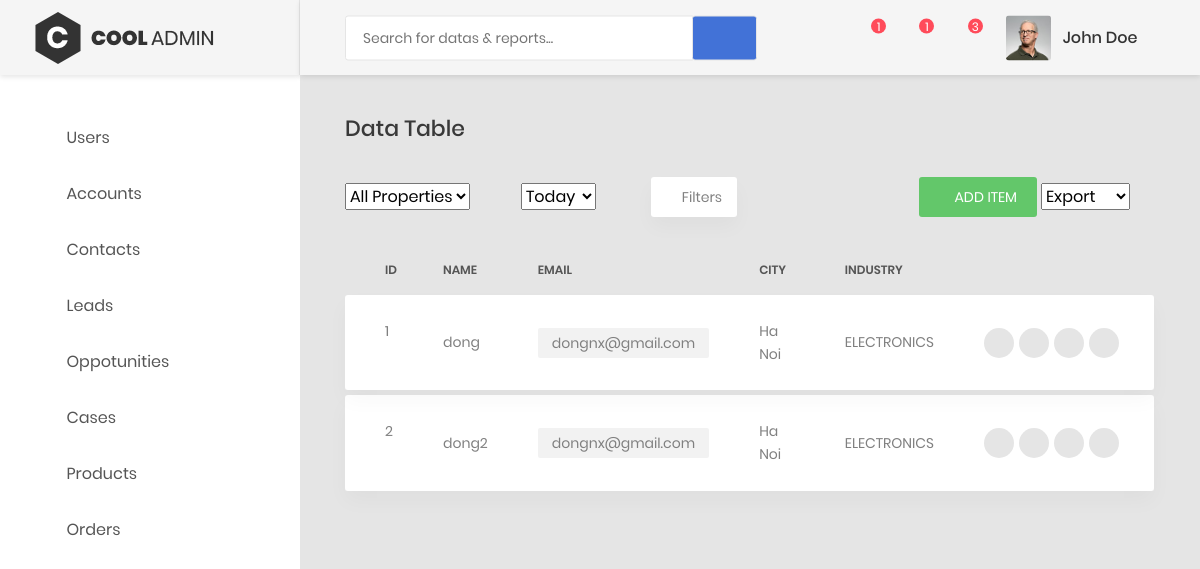
The page /accounts/list/ on the database as committed earlier.
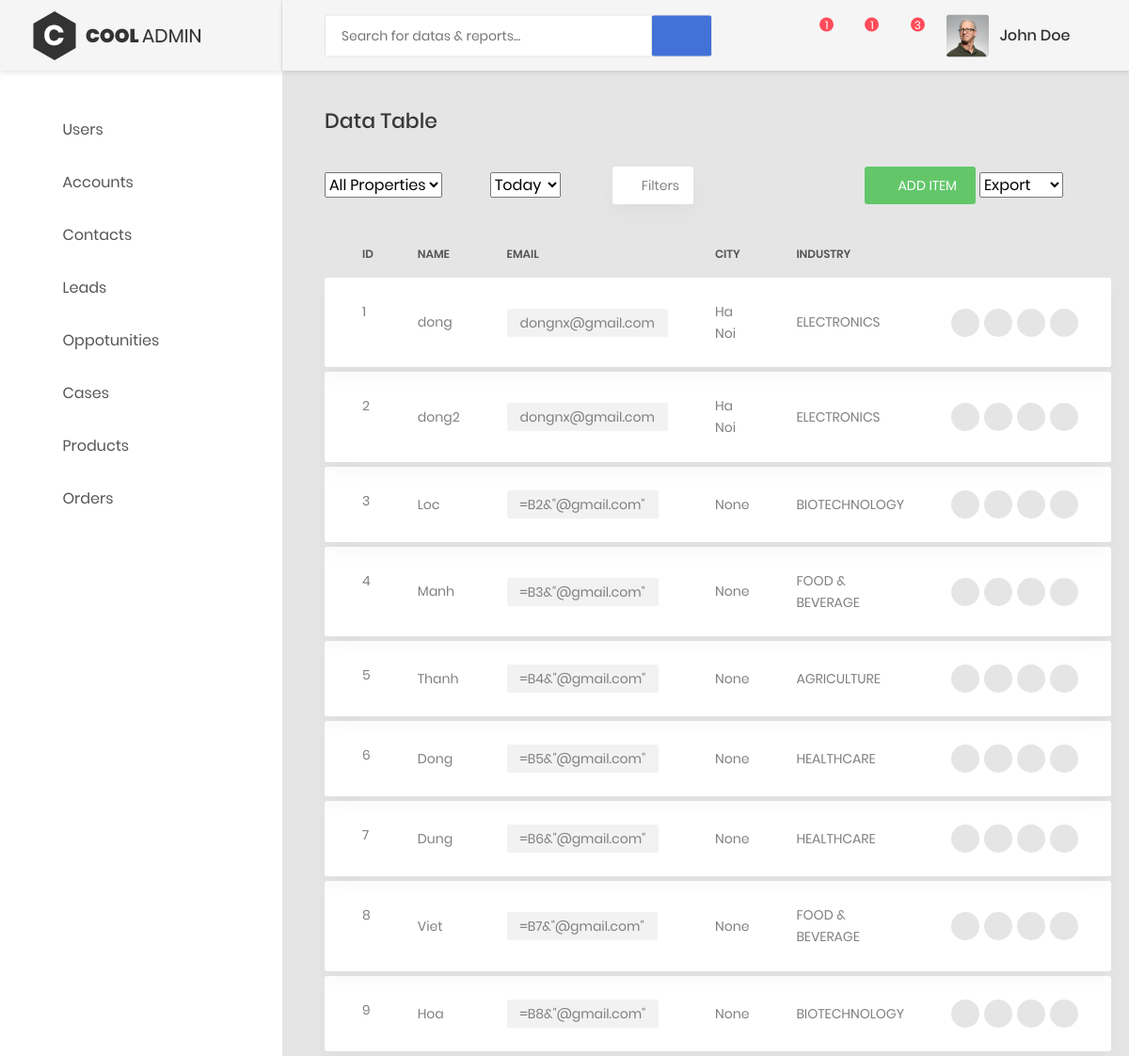
The same page on the database as committed later.
### accounts/models.py (models this page shows, shortened)
class Account(models.Model):
    name = models.CharField(pgettext_lazy("Name of Account", "Name"), max_length=64)
    email = models.EmailField()
    phone = PhoneNumberField(null=True)
    industry = models.CharField(_("Industry Type"), max_length=255, choices=INDCHOICES, blank=True, null= True)
    billing_address = models.ForeignKey(Address, related_name='account_billing_address', blank=True, null=True, on_delete=models.CASCADE)
    shipping_address = models.ForeignKey(Address, related_name='acount_shipping_address', on_delete=models.CASCADE, blank=True, null=True)
    website = models.URLField(_("Website"), blank=True, null = True)
    description = models.TextField(blank=True, null=True)
    assigned_to = models.ManyToManyField(User, related_name='account_assigned_to')
    teams = models.ManyToManyField(Team)
    created_by = models.ForeignKey(User, related_name='account_created_by', blank=True, null=True, on_delete=models.CASCADE)
    created_on = models.DateTimeField(_("Created on"), auto_now_add=True)
    is_active = models.BooleanField(default=False)
    class Meta:
        ordering = ['-created_on']

### common/models.py (models this page shows, shortened)
class Address(models.Model):
    address_line = models.CharField(_("Address"), max_length=255, blank=True, null=True)
    street = models.CharField(_("Street"), max_length=55, blank=True, null=True)
    city = models.CharField(_("City"), max_length=255, blank=True, null=True)
    state = models.CharField(_("State"), max_length=255, blank=True, null=True)
    postcode = models.CharField(_("Post/Zip-code"), max_length=64, blank=True, null=True)
    country = models.CharField(max_length=3, choices=COUNTRIES, blank=True, null=True)

### accounts/views.py (the view, shortened to what this page needs)
# urls.py: path('list/', AccountsListView.as_view(), name='list'),
class AccountsListView(TemplateView):
    model = Account
    context_object_name = "accounts_list"
    template_name = "accounts/list_accounts.html"
    def get_queryset(self):
        queryset = self.model.objects.all().select_related("billing_address").order_by('id')
        request_post = self.request.POST
        return queryset
    def get_context_data(self, **kwargs):
        context = super(AccountsListView, self).get_context_data(**kwargs)
        context["accounts_list"] = self.get_queryset()
        context["industries"] = INDCHOICES
        context["per_page"] = self.request.POST.get('per_page')
        return context
    def get(self, request, *args, **kwargs):
        context = self.get_context_data(**kwargs)
        return self.render_to_response(context)

### accounts/templates/accounts/list_accounts.html (shortened to what this page needs)
{% extends "base.html" %}
{% load static %}
{% load paginate %}
{% block content %}
<div class="row">
    <div class="col-md-12">
        <h3 class="title-5 m-b-35">data table</h3>
        <div class="table-data__tool">
            <div class="table-data__tool-left">
                <div class="rs-select2--light rs-select2--md">
                    <select class="js-select2" name="property">
                        <option selected="selected">All Properties</option>
                    </select>
                </div>
                <div class="rs-select2--light rs-select2--sm">
                    <select class="js-select2" name="time">
                        <option selected="selected">Today</option>
                    </select>
                </div>
                <button class="au-btn-filter">
                    <i class="zmdi zmdi-filter-list"></i>filters</button>
            </div>
            <div class="table-data__tool-right">
                <a class="au-btn au-btn-icon au-btn--green au-btn--small" href="{% url 'accounts:create' %}">
                    <i class="zmdi zmdi-plus"></i>add item</a>
                <div class="rs-select2--dark rs-select2--sm rs-select2--dark2">
                    <select class="js-select2" name="type">
                        <option selected="selected">Export</option>
                    </select>
                </div>
            </div>
        </div>
        <div class="table-responsive table-responsive-data2">
            <table class="table table-data2">
                <thead>
                    <tr>
                        <th>Id</th>
                        <th>Name</th>
                        <th>email</th>
                        <th>City</th>
                        <th>Industry</th>
                        <th></th>
                    </tr>
                </thead>
                <tbody>
                    {% for account in accounts_list %}
                    <tr class="tr-shadow">
                        <td>{{ account.id }}</td>
                        <td>{{ account.name }}</td>
                        <td>
                            <span class="block-email">{{ account.email }}</span>
                        </td>
                        <td>{{ account.billing_address.city }}</td>
                        <td>{{ account.industry }}</td>
                        <td>
                            <div class="table-data-feature">
                                <a class="item" data-toggle="tooltip" data-placement="top" title="Send" href="#">
                                    <i class="zmdi zmdi-mail-send"></i>
                                </a>
                                <a class="item" data-toggle="tooltip" data-placement="top" title="Edit" href="{% url 'accounts:update' account.id %}">
                                    <i class="zmdi zmdi-edit"></i>
                                </a>
                                <a class="item" data-toggle="tooltip"  data-placement="top" title="Delete" href="{% url 'accounts:delete' account.id %}">
                                    <i class="zmdi zmdi-delete"></i>
                                </a>
                                <a class="item" data-toggle="tooltip" data-placement="top" title="More" href="{% url 'accounts:detail' account.id %}">
                                    <i class="zmdi zmdi-more"></i>
                                </a>
                            </div>
                        </td>
                    </tr>
                    <tr class="spacer"></tr>
                   {% endfor %}
                </tbody>
            </table>
        </div>
    </div>
</div>
{% endblock %}

Rows that differ between the two databases and show on the page:
added Account: id "3", name "Loc", email "=B2&\"@gmail.com\"", billing_address.city "None", industry "BIOTECHNOLOGY"
added Account: id "4", name "Manh", email "=B3&\"@gmail.com\"", billing_address.city "None", industry "FOOD & BEVERAGE"
added Account: id "5", name "Thanh", email "=B4&\"@gmail.com\"", billing_address.city "None", industry "AGRICULTURE"
added Account: id "6", name "Dong", email "=B5&\"@gmail.com\"", billing_address.city "None", industry "HEALTHCARE"
added Account: id "7", name "Dung", email "=B6&\"@gmail.com\"", billing_address.city "None", industry "HEALTHCARE"
added Account: id "8", name "Viet", email "=B7&\"@gmail.com\"", billing_address.city "None", industry "FOOD & BEVERAGE"
added Account: id "9", name "Hoa", email "=B8&\"@gmail.com\"", billing_address.city "None", industry "BIOTECHNOLOGY"
